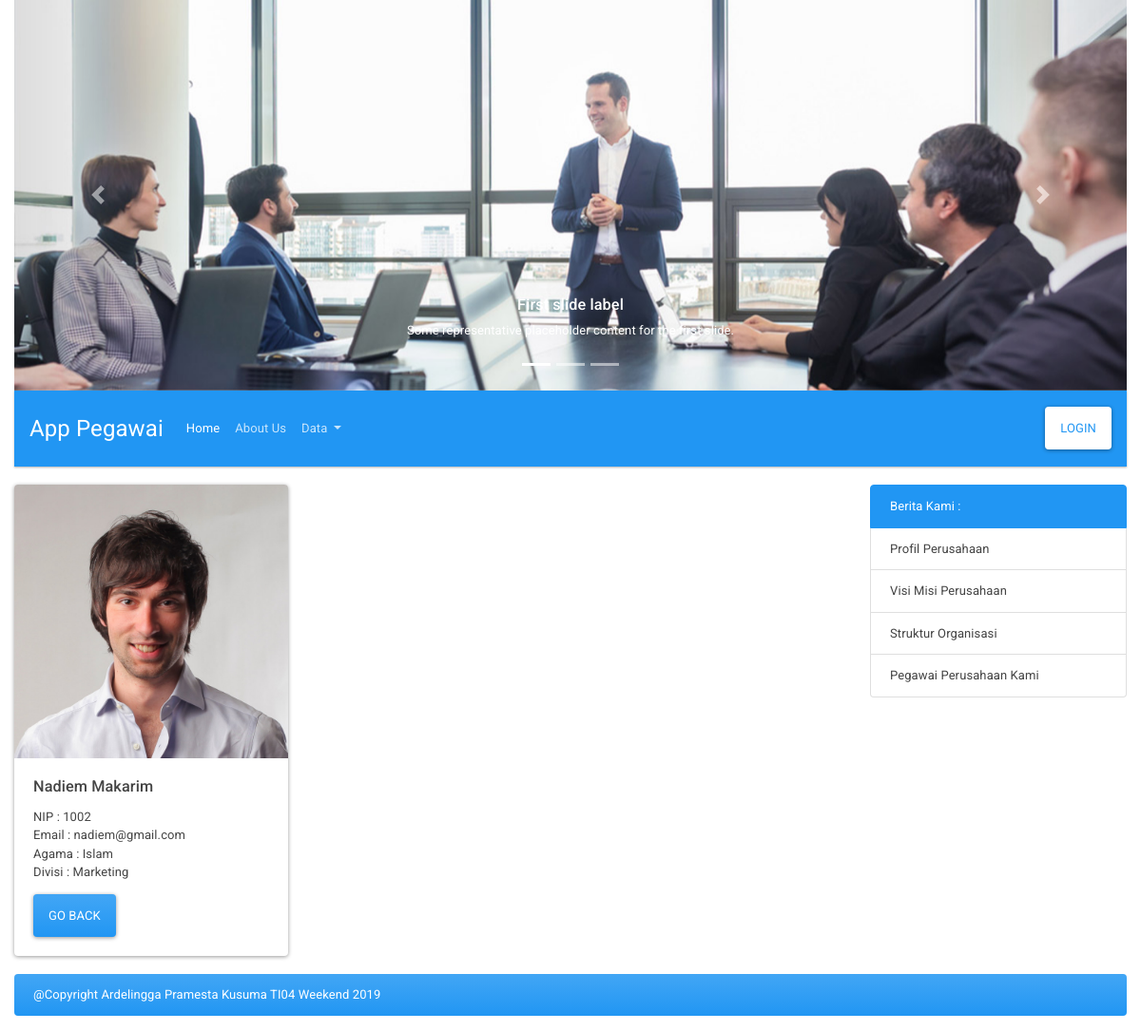
Page /index.php?hal=detailPegawai&id=2 on the committed database.
### tables this page shows
CREATE TABLE `pegawai` (
  `id` int(11) NOT NULL,
  `nip` varchar(5) NOT NULL,
  `nama` varchar(50) NOT NULL,
  `email` varchar(50) DEFAULT NULL,
  `agama` enum('Islam','Protestan','Katolik','Hindu','Buddha','Konghucu') NOT NULL,
  `iddivisi` int(11) NOT NULL,
  `foto` varchar(50) DEFAULT NULL
);

CREATE TABLE `divisi` (
  `id` int(11) NOT NULL,
  `nama` varchar(50) NOT NULL
);

### models/Pegawai.php (called while the page is built, shortened)
<?php
class Pegawai{
    private $koneksi;
    public function __construct(){
        global $dbh;
        $this->koneksi = $dbh;
    }
    public function getPegawai($id){
        $sql = "SELECT pegawai.*, divisi.nama AS divisi FROM pegawai INNER JOIN divisi ON divisi.id = pegawai.iddivisi WHERE pegawai.id = ?";
        $ps = $this->koneksi->prepare($sql);
        $ps->execute([$id]);
        $rs = $ps->fetch();
        return $rs;
    }
}
?>

### detailPegawai.php (the view)
<?php
require_once 'models/Pegawai.php';
$id = $_REQUEST['id'];
$obj = new Pegawai();
$rs = $obj->getPegawai($id);
?>
<div class="card" style="width: 18rem;">
  <img class="card-img-top" src="img/<?= $rs['foto'] ?>" width="40%">
  <div class="card-body">
    <h5 class="card-title"><?= $rs['nama'] ?></h5>
    <p class="card-text">
        NIP : <?= $rs['nip'] ?>
        <br/>Email : <?= $rs['email'] ?>
        <br/>Agama : <?= $rs['agama'] ?>
        <br/>Divisi : <?= $rs['divisi'] ?>
    </p>
    <a href="index.php?hal=dataPegawai" class="btn btn-primary">Go Back</a>
  </div>
</div>

### rows in the picture
pegawai: foto (picture), nama "Nadiem Makarim", nip "1002", email "nadiem@gmail.com", agama "Islam", iddivisi.nama "Marketing"
